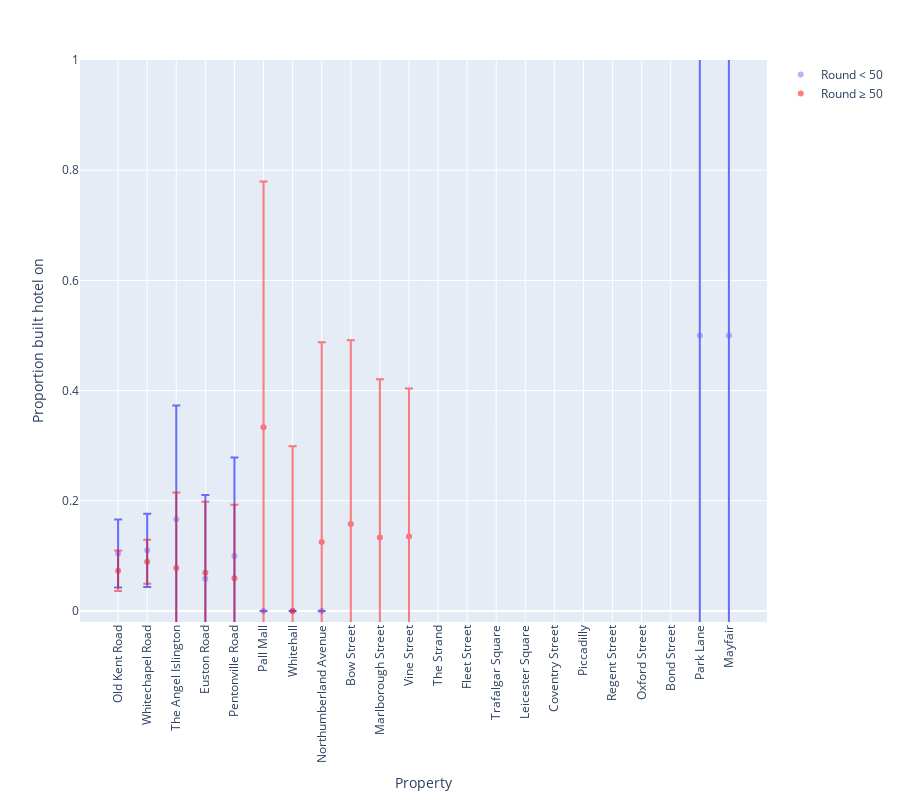

Notebook cell for this chart:
### Code cell
plot_action_proportions_onevar(df_build_hotel, 'Proportion built hotel on (early game)', 'Proportion built hotel on (late game)',
                        'Error (early game)', 'Error (late game)', 'Round < 50', 'Round ≥ 50', 'Proportion built hotel on', 
                        max_idx=21, ymin=-0.02, ymax=1)

### Figure 1 — Plotly figure (JSON) as saved in the notebook; plotly's stock layout.template omitted (floating-point values rounded to 4 significant figures)
{"data": [{"error_y": {"array": [0.06172, 0.0666, 0.2061, 0.1521, 0.1786, 0, 0, 0, null, null, null, null, null, null, null, null, null, null, null, null, 0.522, 0.55]}, "hovertemplate": "Property=%{x}<br>Proportion built hotel on (early game)=%{y}<extra></extra>", "legendgroup": "", "marker": {"color": "#636efa", "opacity": 0.5, "symbol": "circle"}, "mode": "markers", "name": "Round < 50", "orientation": "v", "showlegend": true, "type": "scatter", "x": ["Old Kent Road", "Whitechapel Road", "The Angel Islington", "Euston Road", "Pentonville Road", "Pall Mall", "Whitehall", "Northumberland Avenue", "Bow Street", "Marlborough Street", "Vine Street", "The Strand", "Fleet Street", "Trafalgar Square", "Leicester Square", "Coventry Street", "Piccadilly", "Regent Street", "Oxford Street", "Bond Street", "Park Lane", "Mayfair"], "xaxis": "x", "y": [0.1045, 0.1101, 0.1667, 0.05839, 0.1, 0, 0, 0, null, null, null, null, null, null, null, null, null, null, null, null, 0.5, 0.5], "yaxis": "y"}, {"error_y": {"array": [0.03674, 0.03985, 0.1369, 0.129, 0.1334, 0.446, 0.2991, 0.3625, 0.3336, 0.2874, 0.2687, null, null, null, null, null, null, null, null, null, null, null]}, "hovertemplate": "Property=%{x}<br>Proportion built hotel on (late game)=%{y}<extra></extra>", "legendgroup": "", "marker": {"color": "red", "symbol": "circle"}, "mode": "markers", "name": "Round ≥ 50", "opacity": 0.5, "orientation": "v", "showlegend": true, "type": "scatter", "x": ["Old Kent Road", "Whitechapel Road", "The Angel Islington", "Euston Road", "Pentonville Road", "Pall Mall", "Whitehall", "Northumberland Avenue", "Bow Street", "Marlborough Street", "Vine Street", "The Strand", "Fleet Street", "Trafalgar Square", "Leicester Square", "Coventry Street", "Piccadilly", "Regent Street", "Oxford Street", "Bond Street", "Park Lane", "Mayfair"], "xaxis": "x", "y": [0.07287, 0.08923, 0.07821, 0.06931, 0.05946, 0.3333, 0, 0.125, 0.1579, 0.1333, 0.1351, null, null, null, null, null, null, null, null, null, null, null], "yaxis": "y"}], "layout": {"height": 800, "legend": {"tracegroupgap": 0}, "margin": {"t": 60}, "xaxis": {"anchor": "y", "domain": [0, 1], "tickangle": -90, "title": {"text": "Property"}}, "yaxis": {"anchor": "x", "domain": [0, 1], "range": [-0.02, 1], "title": {"text": "Proportion built hotel on"}}}}
